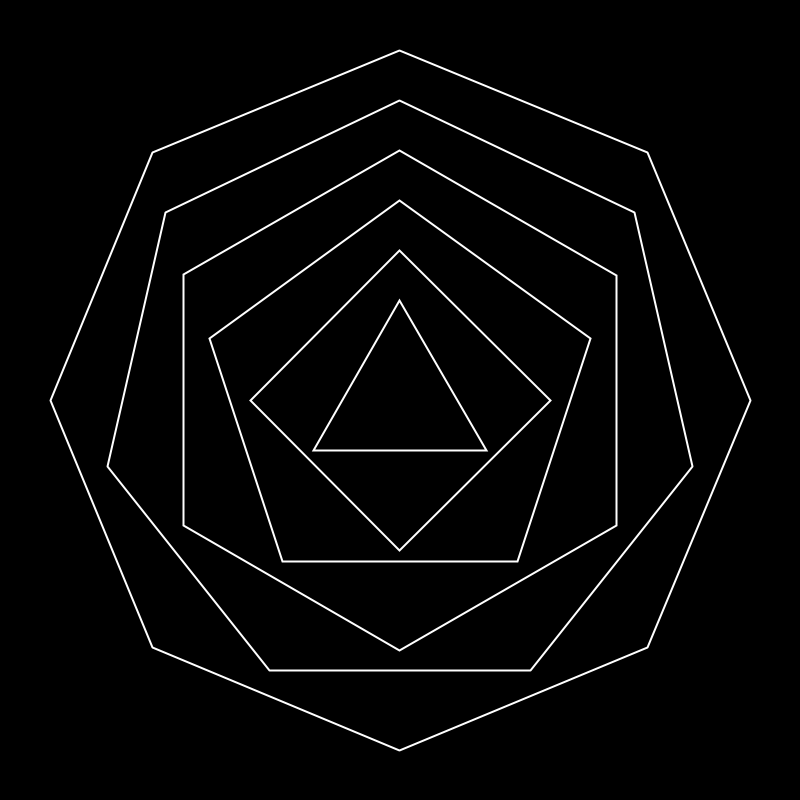
Frame 1 (no input)
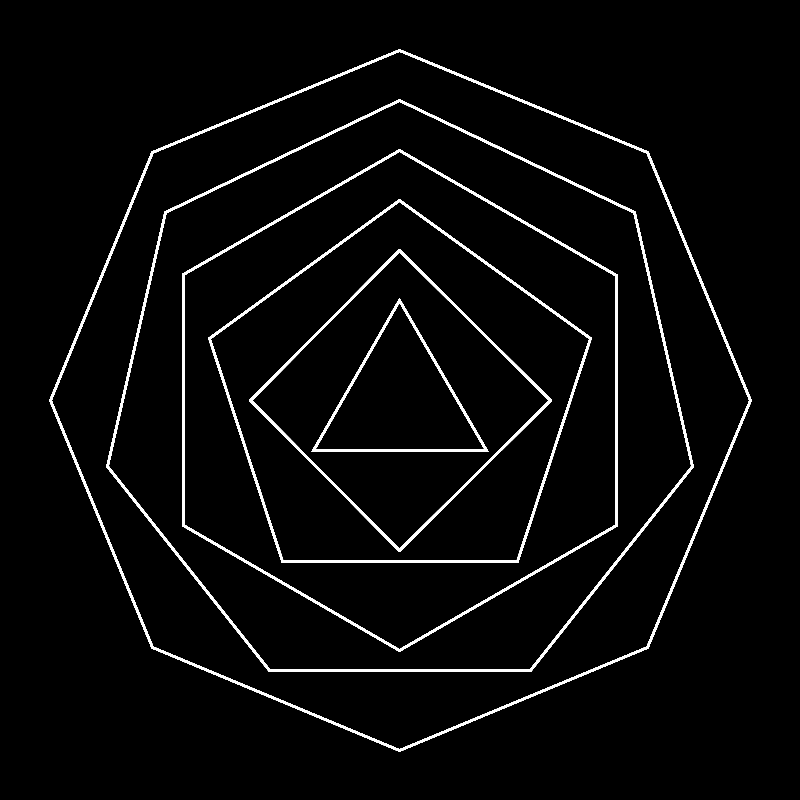
Frame 60 (the mouse pressed at the canvas centre just before this capture)
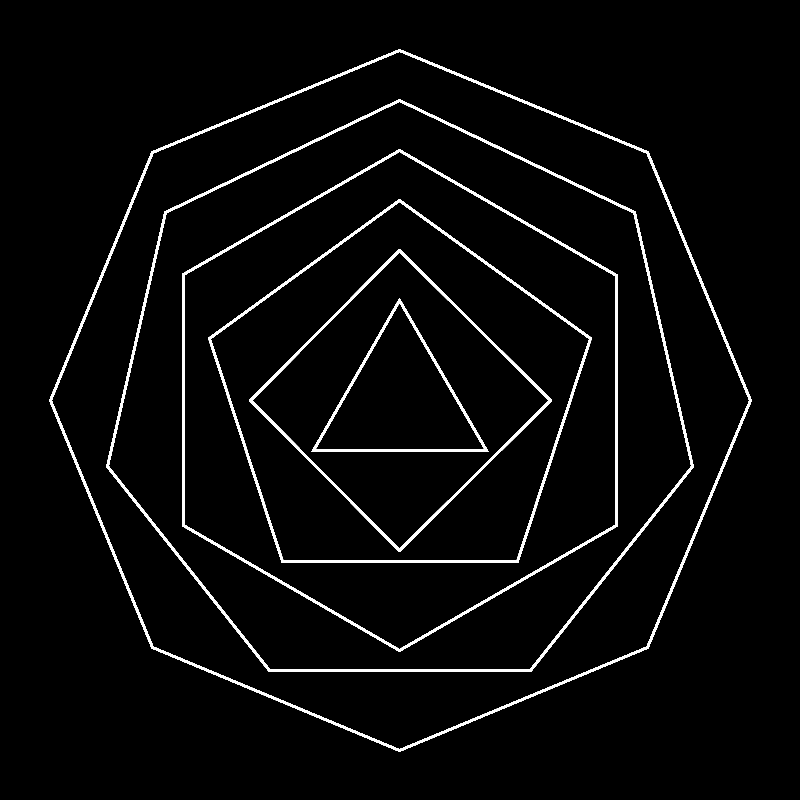
Frame 120 (the mouse held since frame 60 and released just before this capture)

The Processing sketch that drew these frames (run headless with seeded random() and noise(); from frame 60 on, the mouse is pressed at the canvas centre):

// Processing sketch: Sketch_07
// ── Sketch_07.pde
void setup()
{
    size(800,800);
    background(0);
}

void draw()
{
    stroke(255);
    strokeWeight(2);

    noFill();
    translate(400, 400);

    circle(3,100);
    circle(4,150);
    circle(5,200);
    circle(6,250);
    circle(7,300);
    circle(8,350);

    save("frame.png");
}

void circle(int points, float radius)
{
    beginShape();

    for (int i=0; i<points; i++)
    {
        float angle = -PI/2+float(i)*TWO_PI/float(points);
        vertex( radius*cos(angle), radius*sin(angle) );
    }

    endShape(CLOSE);
}
